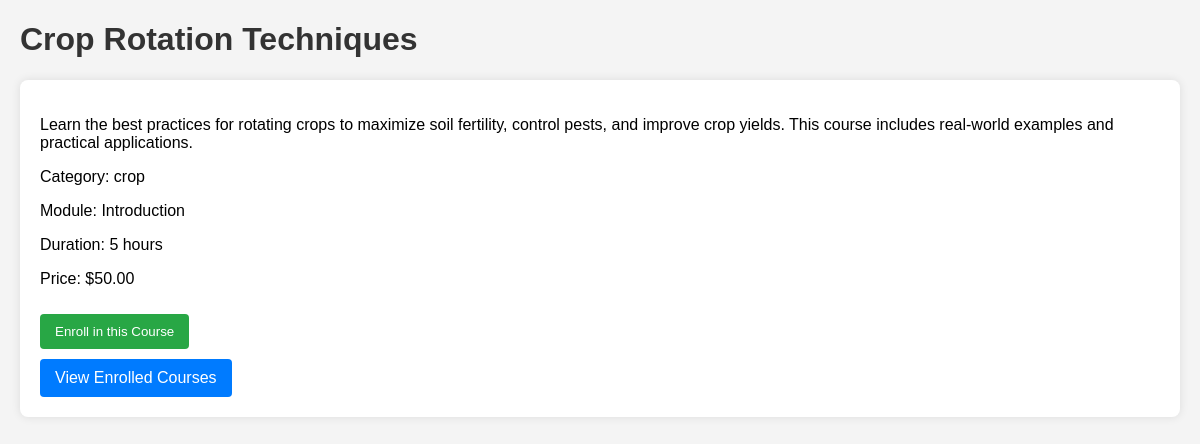
/project/views/user_coursedetails.php?id=1 (signed in), run on an earlier commit of the app's database.
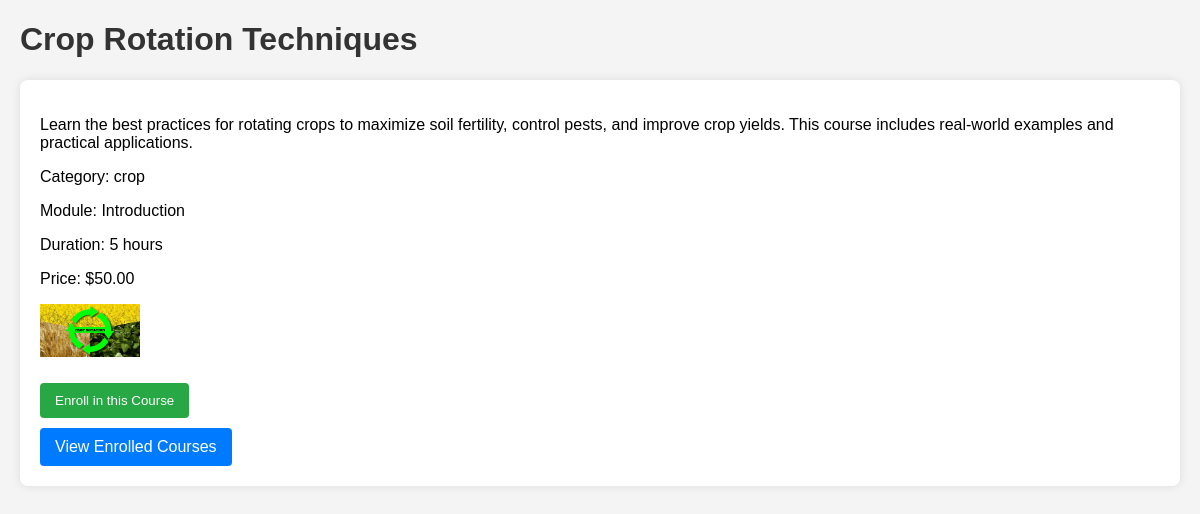
And on a later commit of the database.
### tables this page shows
CREATE TABLE `courses` (
  `id` int(11) NOT NULL,
  `title` varchar(255) NOT NULL,
  `description` text NOT NULL,
  `category` varchar(255) NOT NULL,
  `module` varchar(255) DEFAULT NULL,
  `duration` int(11) DEFAULT NULL,
  `price` decimal(10,2) DEFAULT NULL,
  `image` varchar(255) DEFAULT NULL
);

### project/views/user_coursedetails.php (the view, shortened to what this page needs)
<?php
require_once '../config/database.php';
$id = $_GET['id'] ?? 0;
$query = "SELECT * FROM courses WHERE id = ?";
$stmt = $conn->prepare($query);
$stmt->bind_param("i", $id);
$stmt->execute();
$result = $stmt->get_result();
$course = $result->fetch_assoc();
?>
<!DOCTYPE html>
<html lang="en">
<head>
</head>
<body>
    <h1><?php echo htmlspecialchars($course['title']); ?></h1>
    <div class="course-details">
        <p><?php echo htmlspecialchars($course['description']); ?></p>
        <p>Category: <?php echo htmlspecialchars($course['category']); ?></p>
        <p>Module: <?php echo htmlspecialchars($course['module']); ?></p>
        <p>Duration: <?php echo htmlspecialchars($course['duration']); ?> hours</p>
        <p>Price: $<?php echo htmlspecialchars($course['price']); ?></p>
        <?php if (!empty($course['image'])): ?>
            <p><img src="../uploads/<?php echo htmlspecialchars($course['image']); ?>" alt="Course Image"></p>
        <?php endif; ?>
        <form method="POST">
            <button type="submit">Enroll in this Course</button>
        </form>
        <a class="return-button" href="user_enrollments.php">View Enrolled Courses</a>
    </div>
</body>
</html>

What changed in the data, as far as the page shows it:
changed courses "Crop Rotation Techniques": image empty → "crop.png" (drawn); image: picture added
